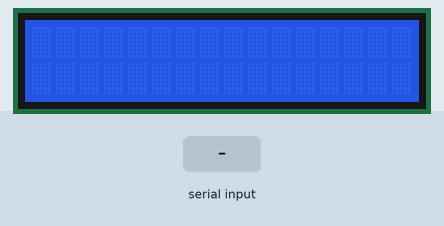
This sketch was run on a simulated Arduino Uno, built with avr-gcc and run on an emulated ATmega328P. Shown: 16×2 character LCD. Inputs (shaded band) come from the test bench. What the sketch prints to the serial monitor is not drawn.

Above: at 1.2 s.
1.3 s: "1" received over Serial
At 3.5 s:
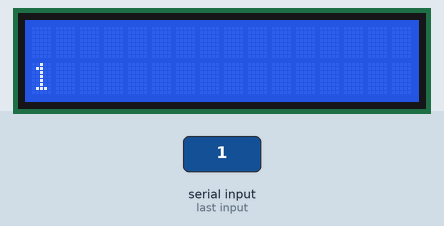
4.3 s: "0" received over Serial
At 6.4 s:
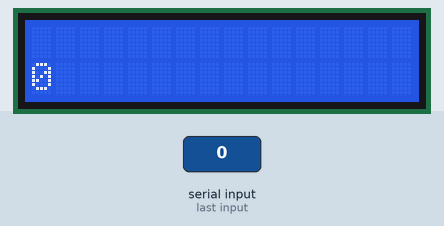
6.7 s: "2" received over Serial
At 8.4 s:
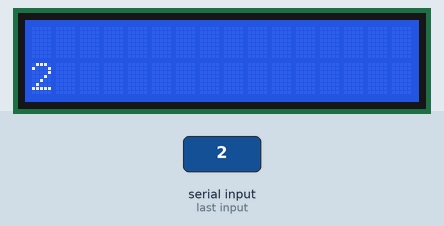
Timing chart, 0 to 9.9 s (numbered marks = the images above; inputs shaded):
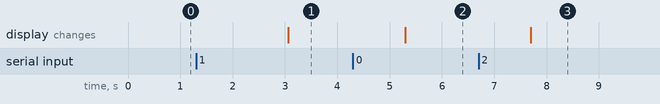

The sketch:

secondArduino.ino
```cpp
#include <LiquidCrystal.h>

char mystr[12];

LiquidCrystal lcd(12, 11, 5, 4, 3, 2);

void setup() {
  Serial.begin(9600);
  lcd.begin(16, 2);
}


void loop() {
    lcd.setCursor(0, 1);
	Serial.readBytes(mystr, 12);
 	lcd.print(mystr);
    Serial.println(mystr);
 	delay(1000);
}
 
```

Measured:
- after the input at 1.3 s, the display: changes after 1.8 s (image 1)
- after the input at 4.3 s, the display: changes after 1.0 s (image 2)
- after the input at 6.7 s, the display: changes after 1.0 s (image 3)
